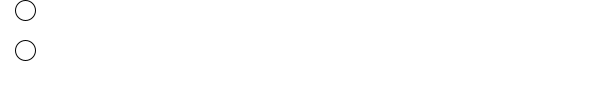
Frame 1 (no input)
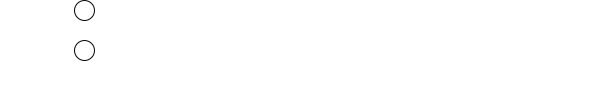
Frame 60 (the mouse pressed at the canvas centre just before this capture)
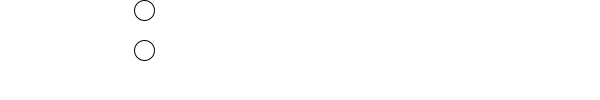
Frame 120 (the mouse held since frame 60 and released just before this capture)

The Processing sketch that drew these frames (run headless with seeded random() and noise(); from frame 60 on, the mouse is pressed at the canvas centre):

// Processing sketch: processing_65337
// ── processing_65337.pde

int ball_x=25;

void setup(){
size(600,100);

}

void draw(){
  bgcol();
  ellp(20);

  
  move_ball();

}

void move_ball() {
   ball_x=ball_x +1;
}

void bgcol(){
  
 background (255,255,255);
}
void ellp( int ballsize){
  ellipse(ball_x,10,ballsize,ballsize);
  
 
  ellipse(ball_x,50,ballsize,ballsize);
  
}
